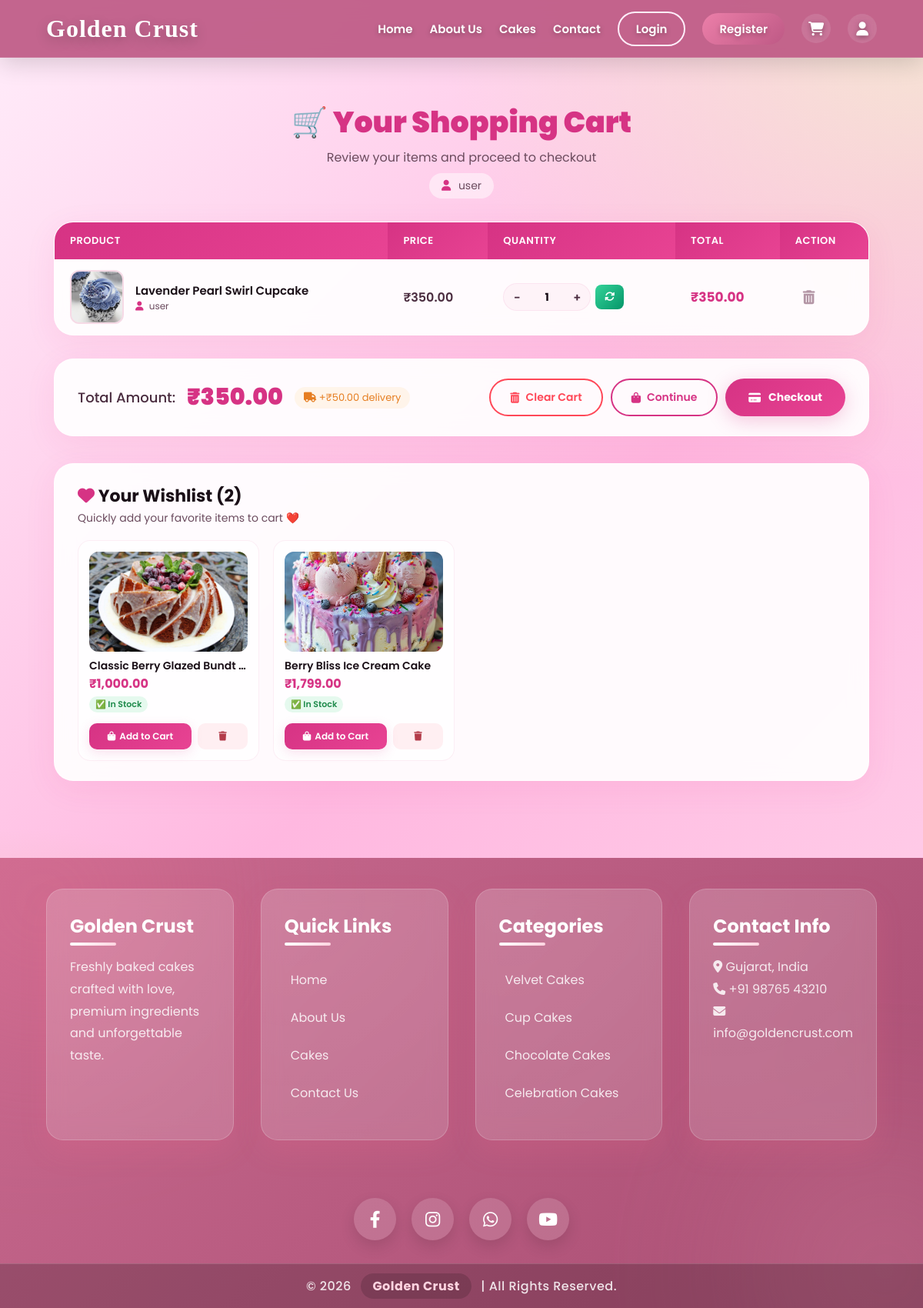
/cart.php (signed in), run on the app's committed database.
### tables this page shows
CREATE TABLE `users` (
  `id` int(11) NOT NULL,
  `name` varchar(100) NOT NULL,
  `address` text DEFAULT NULL,
  `city` varchar(100) DEFAULT NULL,
  `pincode` varchar(10) DEFAULT NULL,
  `state` varchar(100) DEFAULT NULL,
  `country` varchar(100) DEFAULT NULL,
  `username` varchar(100) DEFAULT NULL,
  `email` varchar(100) NOT NULL,
  `dob` date DEFAULT NULL,
  `password` varchar(100) NOT NULL,
  `gender` enum('Male','Female','Other') DEFAULT NULL,
  `mobileno` varchar(15) DEFAULT NULL,
  `created_at` timestamp NOT NULL DEFAULT current_timestamp(),
  `phone` varchar(20) DEFAULT NULL
);

CREATE TABLE `cart` (
  `id` int(11) NOT NULL,
  `user_id` int(11) NOT NULL,
  `product_id` int(11) NOT NULL,
  `itemname` varchar(255) NOT NULL,
  `price` decimal(10,2) NOT NULL,
  `quantity` int(11) NOT NULL DEFAULT 1,
  `total` decimal(10,2) NOT NULL,
  `img` varchar(255) DEFAULT NULL,
  `username` varchar(100) NOT NULL,
  `created_at` timestamp NOT NULL DEFAULT current_timestamp()
);

CREATE TABLE `wishlist` (
  `id` int(11) NOT NULL,
  `user_id` int(11) NOT NULL,
  `product_id` int(11) NOT NULL,
  `added_date` datetime DEFAULT current_timestamp()
);

CREATE TABLE `cakes` (
  `id` int(11) NOT NULL,
  `itemname` varchar(255) NOT NULL,
  `categories` enum('Chocolate','Fruit','Bundt','Velvet','Celebration','Ice Cream','Cupcake','Roll','Pastry') NOT NULL,
  `price` decimal(10,2) NOT NULL,
  `img` varchar(255) DEFAULT NULL,
  `description` text DEFAULT NULL,
  `stock` int(11) NOT NULL DEFAULT 0,
  `created_at` timestamp NOT NULL DEFAULT current_timestamp()
);

### cart.php (the view, shortened to what this page needs)
<?php
$conn = mysqli_connect("localhost","root","","golden_crust");
$user_id = $_SESSION['user_id'] ?? 0;
$user_query = mysqli_query($conn, "SELECT username FROM users WHERE id = '$user_id'");
$user_data = mysqli_fetch_assoc($user_query);
$username = $user_data['username'] ?? 'User';
$query = "SELECT * FROM cart WHERE user_id = '$user_id' ORDER BY created_at DESC";
$result = mysqli_query($conn, $query);
$grand_total = 0;
$cart_items = [];
while($row = mysqli_fetch_assoc($result)){
    $cart_items[] = $row;
    $grand_total += $row['total'];
}
$delivery_charge = ($grand_total > 0 && $grand_total < 500) ? 50 : 0;
$wishlist_items = [];
$wishlist_query = "
    SELECT w.*, c.itemname, c.price, c.img, c.description, c.stock
    FROM wishlist w
    JOIN cakes c ON w.product_id = c.id
    WHERE w.user_id = '$user_id'
    ORDER BY w.added_date DESC
";
$wishlist_result = mysqli_query($conn, $wishlist_query);
while($row = mysqli_fetch_assoc($wishlist_result)){
    $wishlist_items[] = $row;
}
$wishlist_count = count($wishlist_items);
?>
<!DOCTYPE html>
<html>
<head>
    <link rel="stylesheet" href="https://cdnjs.cloudflare.com/ajax/libs/font-awesome/6.4.0/css/all.min.css">
         <link rel="stylesheet" href="css/style.css">
    <link rel="stylesheet" href="css/cart.css">
</head>
<body>
<?php include 'includes/navbar.php'; ?>
<div class="cart-container">
    <div class="cart-header">
        <h1>🛒 Your Shopping Cart</h1>
        <p>Review your items and proceed to checkout</p>
        <div class="user-info">
            <i class="fas fa-user"></i> <?php echo htmlspecialchars($username); ?>
        </div>
    </div>
    <?php if(count($cart_items) > 0): ?>
        <div class="cart-table">
            <table>
                <thead>
                    <tr>
                        <th>Product</th>
                        <th>Price</th>
                        <th>Quantity</th>
                        <th>Total</th>
                        <th>Action</th>
                    </tr>
                </thead>
                <tbody>
                    <?php foreach($cart_items as $item): ?>
                    <tr>
                        <td>
                            <div class="product-info">
                                <?php if(!empty($item['img'])): ?>
                                    <img src="admin/uploads/<?php echo $item['img']; ?>" alt="<?php echo htmlspecialchars($item['itemname']); ?>">
                                <?php else: ?>
                                    <div class="no-img">
                                        <i class="fas fa-cake"></i>
                                    </div>
                                <?php endif; ?>
                                <div class="details">
                                    <div class="name"><?php echo htmlspecialchars($item['itemname']); ?></div>
                                    <div class="username">
                                        <i class="fas fa-user"></i> <?php echo htmlspecialchars($item['username']); ?>
                                    </div>
                                </div>
                            </div>
                        </td>
                        <td class="item-price">₹<?php echo number_format($item['price'], 2); ?></td>
                        <td>
                            <form method="POST" style="display: flex; align-items: center; gap: 6px;">
                                <div class="qty-control">
                                    <button type="button" onclick="changeQty(this, -1)">−</button>
                                    <input type="number" name="qty" value="<?php echo $item['quantity']; ?>" min="1">
                                    <button type="button" onclick="changeQty(this, 1)">+</button>
                                </div>
                                <button type="submit" name="update_cart" class="update-btn">
                                    <i class="fas fa-sync-alt"></i>
                                </button>
                            </form>
                        </td>
                        <td class="item-total">₹<?php echo number_format($item['total'], 2); ?></td>
                        <td>
                            <a href="?remove=<?php echo $item['id']; ?>" class="remove-btn" onclick="return confirm('Remove this item from cart?')">
                                <i class="fas fa-trash-alt"></i>
                            </a>
                        </td>
                    </tr>
                    <?php endforeach; ?>
                </tbody>
            </table>
        </div>
        <div class="cart-summary">
            <div class="left">
                <span class="total-label">Total Amount:</span>
                <span class="total-amount">₹<?php echo number_format($grand_total, 2); ?></span>
                <?php if($delivery_charge > 0): ?>
                    <span style="font-size: 13px; color: #e67e22; background: rgba(255,165,0,0.08); padding: 4px 12px; border-radius: 20px;">
                        <i class="fas fa-truck"></i> +₹<?php echo number_format($delivery_charge, 2); ?> delivery
                    </span>
                <?php endif; ?>
            </div>
            <div class="right">
                <a href="?clear=1" class="btn-danger" onclick="return confirm('Clear all items from cart?')">
                    <i class="fas fa-trash-alt"></i> Clear Cart
                </a>
                <a href="cakes.php" class="btn-secondary">
                    <i class="fas fa-shopping-bag"></i> Continue
                </a>
                <a href="checkout.php" class="btn-primary">
                    <i class="fas fa-credit-card"></i> Checkout
                </a>
            </div>
        </div>
    <?php endif; ?>
    <?php if(!empty($wishlist_items)): ?>
    <div class="wishlist-section">
        <h2><i class="fas fa-heart"></i> Your Wishlist (<?php echo $wishlist_count; ?>)</h2>
        <p class="wishlist-subtitle">Quickly add your favorite items to cart ❤️</p>
        <div class="wishlist-grid">
            <?php foreach($wishlist_items as $item):
                $stock = (int)$item['stock'];
                $price = number_format((float)$item['price'], 2);
                $img = !empty($item['img']) ? 'admin/uploads/' . htmlspecialchars($item['img']) : '';
            ?>
                <div class="wishlist-item" data-product-id="<?php echo $item['product_id']; ?>">
                    <?php if(!empty($img) && file_exists($img)): ?>
                        <img src="<?php echo $img; ?>" alt="<?php echo htmlspecialchars($item['itemname']); ?>">
                    <?php else: ?>
                        <div class="wishlist-no-img">
                            <i class="fas fa-cake"></i>
                        </div>
                    <?php endif; ?>
                    <div class="wishlist-info">
                        <div class="w-name"><?php echo htmlspecialchars($item['itemname']); ?></div>
                        <div class="w-price">₹<?php echo $price; ?></div>
                        <div class="w-stock <?php echo $stock > 0 ? 'in-stock' : 'out-stock'; ?>">
                            <?php echo $stock > 0 ? '✅ In Stock' : '❌ Out of Stock'; ?>
                        </div>
                    </div>
                    <div class="w-actions">
                        <?php if($stock > 0): ?>
                            <a href="?add_from_wishlist=<?php echo $item['product_id']; ?>&qty=1" class="w-btn w-btn-add" onclick="return confirm('Add this item to cart?')">
                                <i class="fas fa-shopping-bag"></i> Add to Cart
                            </a>
                        <?php else: ?>
                            <span class="w-btn w-btn-out" style="cursor:not-allowed;opacity:0.6;">
                                <i class="fas fa-ban"></i> Out of Stock
                            </span>
                        <?php endif; ?>
                        <a href="?remove_wishlist=<?php echo $item['product_id']; ?>" class="w-btn w-btn-remove" onclick="return confirm('Remove from wishlist?')">
                            <i class="fas fa-trash"></i>
                        </a>
                    </div>
                </div>
            <?php endforeach; ?>
        </div>
    </div>
    <?php endif; ?>
</div>
</body>
</html>
<?php include 'includes/footer.php'; ?>

### css/style.css (style rules this page uses)
* { margin: 0; padding: 0; box-sizing: border-box; font-family: 'Poppins', sans-serif; }
:root { --primary: #EC7FA9; --secondary: #FFB8E0; --dark: #BE5985; --light: #FFEDFA; --white: #ffffff; --text: #4a2c3a; --footer-bg: #c96a8f; --footer-dark: #a84d72; }
html { scroll-behavior: smooth; }
body { background: radial-gradient(circle at top right, #f5e6d3 0%, transparent 30%), radial-gradient(circle at bottom left, #d9b38c 0%, transparent 30%), linear-gradient(135deg, #FFEDFA, #FFB8E0, #FFD6EC); color: var(--text); overflow-x: hidden; padding-top: 80px; }
.btn-primary { text-decoration: none; background: linear-gradient(135deg, #EC7FA9, #BE5985); color: #fff; padding: 15px 35px; border-radius: 35px; font-weight: 600; transition: 0.4s; box-shadow: 0 10px 25px rgba(111, 78, 55, 0.25); display: inline-block; border: none; cursor: pointer; }
.btn-secondary { text-decoration: none; border: 2px solid #6f4e37; color: #6f4e37; background: #fff; padding: 15px 35px; border-radius: 35px; font-weight: 600; transition: 0.4s; display: inline-block; cursor: pointer; }

### data on the page
users: username "user"
cart: img (picture), itemname "Lavender Pearl Swirl Cupcake", username "user", price "350.00", qty "1", total "350.00"
wishlist: product.img (picture), product.itemname "Classic Berry Glazed Bundt…", product.price "1,000.00"
wishlist: product.img (picture), product.itemname "Berry Bliss Ice Cream Cake", product.price "1,799.00"

### other printed values
$grand_total "350.00"
$delivery_charge "50.00"
$wishlist_count "2"
